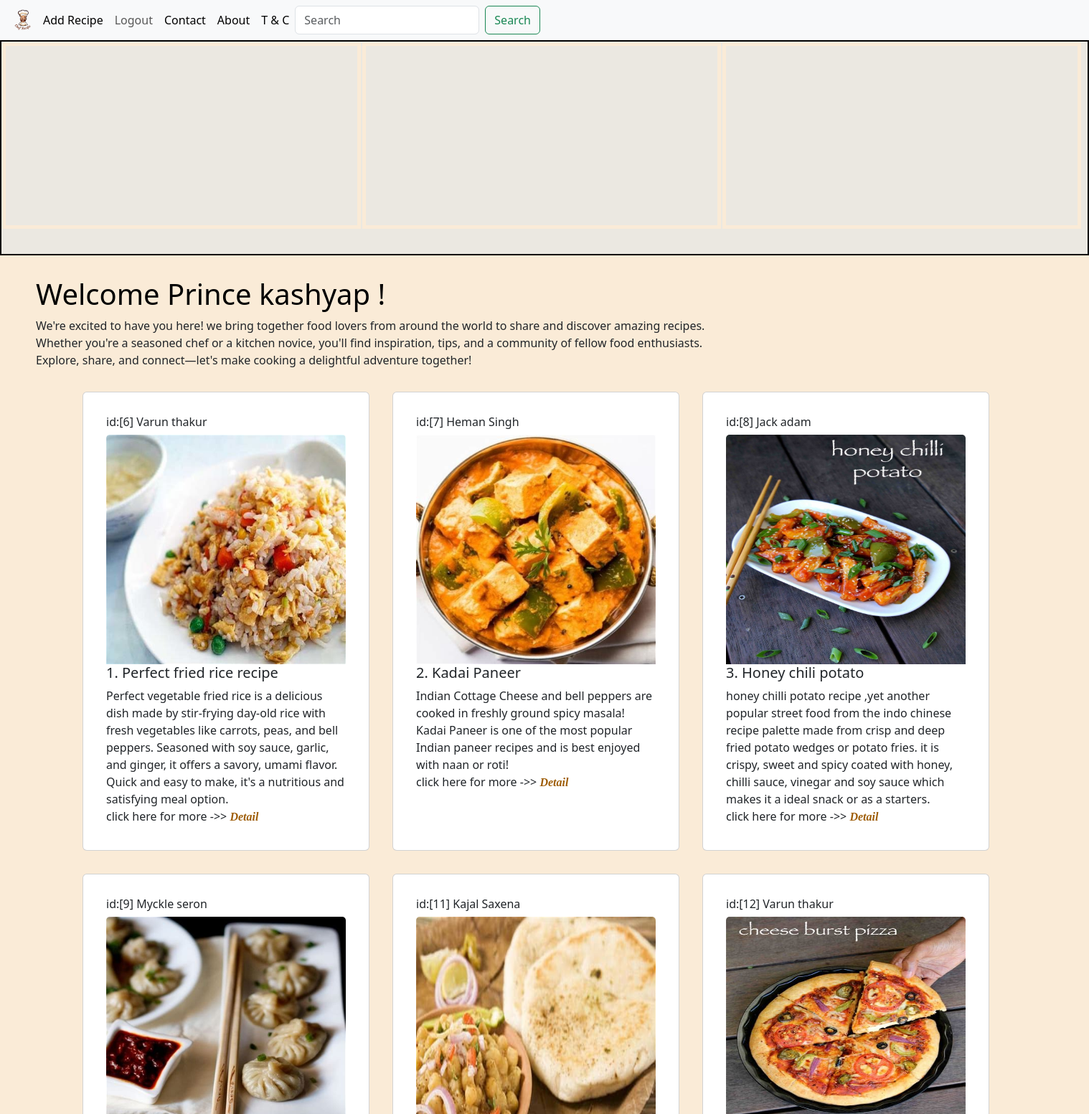
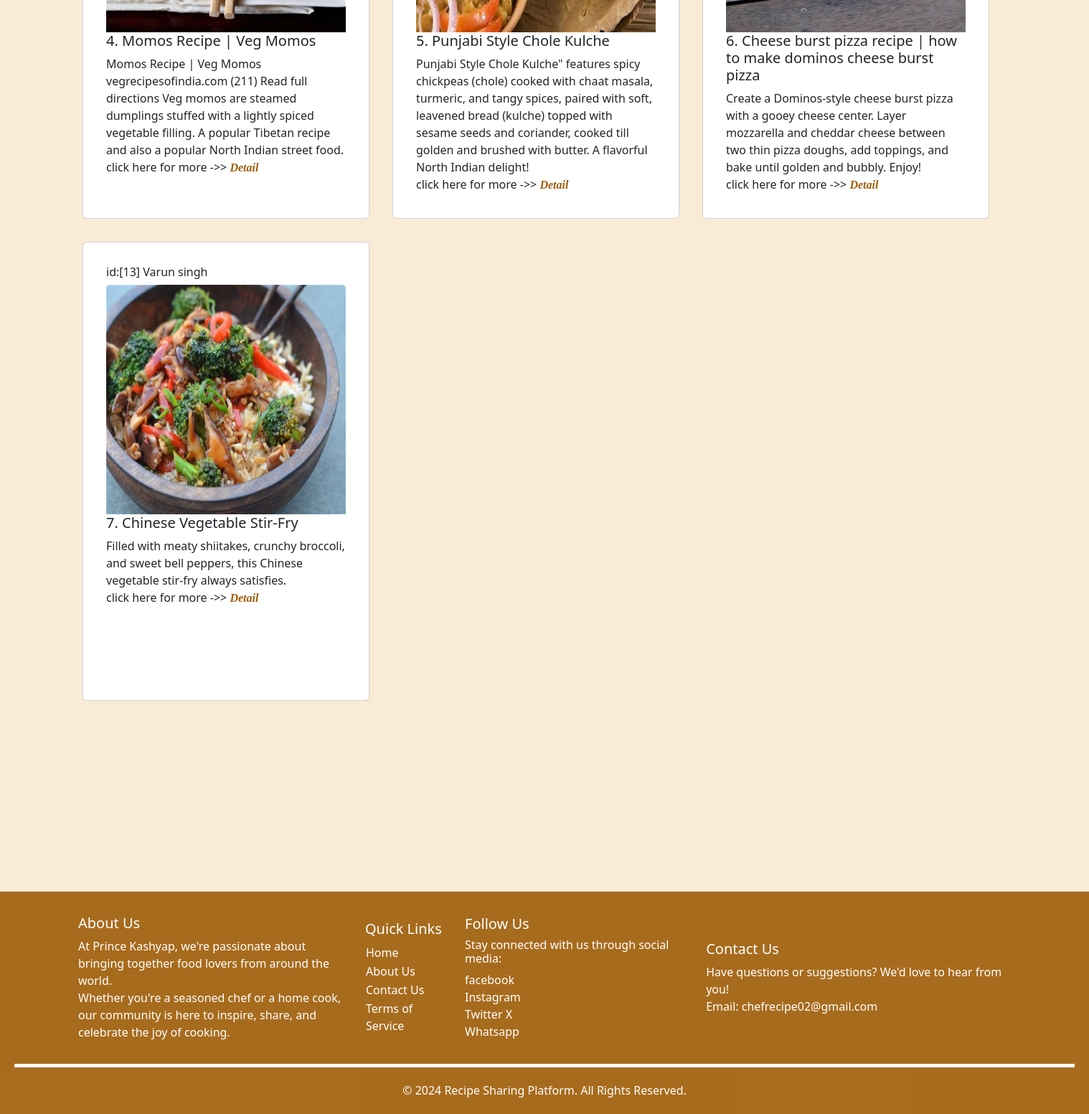
The page /main/ (signed in) on the database its author committed (2 pictures, top to bottom).
### receipe_pro/models.py (models this page shows)
class Recipe(models.Model):
    user = models.ForeignKey(User,on_delete=models.SET_NULL,null=True,blank=True)
    recipe_type = models.CharField(max_length=100,default='')
    recipe_user_name = models.CharField(max_length=100)
    recipe_name = models.CharField(max_length=100)
    recipe_description = models.TextField()
    recipe_detail_description =  models.TextField()
    recipe_image = models.ImageField(upload_to="recipe")

### receipe_pro/views.py (the view)
# urls.py: path('main/',main,name ="main"),
def main(request):
    data = Recipe.objects.all()
    if request.method == "GET":
        Search = request.GET.get('Search')
        if Search!=None:
            data = Recipe.objects.filter(recipe_name__icontains=Search)#__icontains can work with similar like data matches the database
    context = {'Recipes': data,
               'Recipe_count': data.count(),
                'Search_name': Search }
    return render(request,"main.html",context)

### receipe_pro/templates/main.html (shortened to what this page needs)
{% extends "base.html" %}
{% load static %}
{%block start%}
<nav class="navbar navbar-expand-lg bg-body-tertiary">
  <div class="container-fluid">
    <img src="../static/image/Orange_and_Blue_Illustrative_Circle_Food_Logo-removebg-preview.png" alt=" logo"
      class="Navbar-logo">
    <div class="collapse navbar-collapse" id="navbarSupportedContent">
      <ul class="navbar-nav me-auto mb-2 mb-lg-0">
        {% if request.user.is_authenticated %}
        <li class="nav-item">
          <a class="nav-link active" aria-current="page" href="/addrecipe/">Add Recipe</a>
        </li>
        <li class="nav-item">
          <a class="nav-link" href="/Logout/">Logout</a>
        </li>
        {% else %}
        <li class="nav-item">
          <a class="nav-link" href="/register/"> register</a>
        </li>
        {% endif %}
        <li class="nav-item">
          <a class="nav-link active" aria-current="page" href="/contact/">Contact</a>
        </li>
        <li class="nav-item">
          <a class="nav-link active" aria-current="page" href="/about/">About</a>
        </li>
        <li class="nav-item">
          <a class="nav-link active" aria-current="page" href="/tandc/">T & C</a>
        </li>
        <form class="d-flex" role="search">
          <input class="form-control me-2" name="Search" type="search" placeholder="Search" aria-label="Search"
            required>
          <button class="btn btn-outline-success" type="submit">Search</button>
        </form>
    </div>
  </div>
</nav>
{% if Recipe_count == 0 %}
<h1 style=" padding: 10px;">Not Found</h1>
<h5 style="padding: 10px;">"Item not found. Please check your search criteria and try again. <br>
  You can return to the home page or adjust your search for better results."<br>
  Go back to <a href="/main/">Home</a></h5>
{% else %}
<div  style="background-color: rgb(235, 232, 225); height: 300px; border: 2px solid black;">
  <div class="row">
    <marquee behavior="slide" direction="down">
    <table>
      <tr>
        <td>
          <marquee  behavior="slide" direction="right">
            <video muted autoplay loop style="width: 500px; padding: 5px;border: 5px solid antiquewhite;">
              <source src="../static/video/6942478-hd_1920_1080_25fps.mp4" type="video/mp4">
            </video>
          </marquee>
        </td>
        <td>
          <marquee  behavior="slide" direction="up">
            <video muted autoplay loop style="width: 500px; padding: 5px; border: 5px solid antiquewhite;">
              <source src="../static/video/2620043-uhd_3840_2160_25fps.mp4" type="video/mp4">
            </video>
          </marquee>
        </td>
        <td>
    <marquee  behavior="slide" direction="left">
      <video muted autoplay loop style="width: 500px; padding: 5px; border: 5px solid antiquewhite;">
        <source src="../static/video/5930361-uhd_3840_2160_30fps.mp4" type="video/mp4">
      </video>
    </marquee>
        </td>
      </tr>
    </table>
    </marquee>
</div>
</div>
{% if Search_name != None %}
<a href="/main/">Home</a>
{% else %}
<h1 style="color: black; margin-left: 50px;margin-top: 30px;">Welcome {{user.username}} !</h1>
<p id="intro">
  We're excited to have you here! we bring together food lovers from around the world to share and
  discover amazing recipes.<br /> Whether you're a seasoned chef or a kitchen novice, you'll find inspiration, tips, and
  a
  community of fellow food enthusiasts.<br />
  Explore, share, and connect—let's make cooking a delightful adventure together!
<p>
  {% endif %}
<div class="container">
  <div class="row">
    {%for item in Recipes %}
    <div class="card m-3 p-3" style="width: 25rem; height: 40rem; ">
      <div class="card-body">
        <h6>id:[{{item.pk}}] {{item.recipe_user_name}}</h6>
        <img class="card-img-top img-fluid" src="{{item.recipe_image.url}}" alt="Card image cap"
          style="height: 20rem ; width: 25rem; ">
        <h5 class="card-title">{{forloop.counter}}. {{item.recipe_name}}</h5>
        <p class="card-text">{{item.recipe_description}}
          {% if request.user.is_authenticated %}
          <br />click here for more ->>
          <a id="site1" href="{% url 'Recipe_detail' item.pk %}">Detail</a>
          {% else %}
          <br />click here for more->>
          <a id="site1" href="/Login/">Detail</a>
          {% endif %}
        </p>
      </div>
    </div>
    {% endfor %}
  </div>
</div>
{% endif %}
{% endblock %}

### receipe_pro/templates/base.html (style rules this page uses)
#site1 { color: chocolate; text-decoration: solid; font-family: 'Franklin Gothic Medium'; font-style: italic; font-weight: bolder; }

### rows shown on the page
Recipe: pk "6", recipe_user_name "Varun thakur", recipe_image (picture), recipe_name "Perfect fried rice recipe", recipe_description "Perfect vegetable fried rice is a delicious dish made by stir-frying day-old rice with fresh vegetables like carrots, peas, and bell peppers. Seasoned with soy sauce, garlic, and ginger, it offers a savory, umami flavor. Quick and easy to make, it's a nutritious and satisfying meal option."
Recipe: pk "7", recipe_user_name "Heman Singh", recipe_image (picture), recipe_name "Kadai Paneer", recipe_description "Indian Cottage Cheese and bell peppers are cooked in freshly ground spicy masala! Kadai Paneer is one of the most popular Indian paneer recipes and is best enjoyed with naan or roti!"
Recipe: pk "8", recipe_user_name "Jack adam", recipe_image (picture), recipe_name "Honey chili potato", recipe_description "honey chilli potato recipe ,yet another popular street food from the indo chinese recipe palette made from crisp and deep fried potato wedges or potato fries. it is crispy, sweet and spicy coated with honey, chilli sauce, vinegar and soy sauce which makes it a ideal snack or as a starters."
Recipe: pk "9", recipe_user_name "Myckle seron", recipe_image (picture), recipe_name "Momos Recipe | Veg Momos", recipe_description "Momos Recipe | Veg Momos vegrecipesofindia.com (211) Read full directions Veg momos are steamed dumplings stuffed with a lightly spiced vegetable filling. A popular Tibetan recipe and also a popular North Indian street food."
Recipe: pk "11", recipe_user_name "Kajal Saxena", recipe_image (picture), recipe_name "Punjabi Style Chole Kulche", recipe_description "Punjabi Style Chole Kulche\" features spicy chickpeas (chole) cooked with chaat masala, turmeric, and tangy spices, paired with soft, leavened bread (kulche) topped with sesame seeds and coriander, cooked till golden and brushed with butter. A flavorful North Indian delight!"
Recipe: pk "12", recipe_user_name "Varun thakur", recipe_image (picture), recipe_name "Cheese burst pizza recipe | how to make dominos cheese burst pizza", recipe_description "Create a Dominos-style cheese burst pizza with a gooey cheese center. Layer mozzarella and cheddar cheese between two thin pizza doughs, add toppings, and bake until golden and bubbly. Enjoy!"
Recipe: pk "13", recipe_user_name "Varun singh", recipe_image (picture), recipe_name "Chinese Vegetable Stir-Fry", recipe_description "Filled with meaty shiitakes, crunchy broccoli, and sweet bell peppers, this Chinese vegetable stir-fry always satisfies."

### other values the page prints
{{ user.username }} "Prince kashyap"
